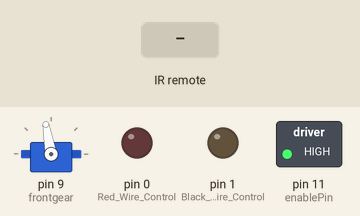
Simulated run of this sketch. Board: Arduino Uno, built with avr-gcc and run on an emulated ATmega328P. Shown: servo, switched loads named in the sketch (green lamp = pin HIGH), output pins drawn as LEDs (lit = HIGH). The test bench sets the inputs (shaded band).

Above: at 1.7 s.
1.8 s: infrared code 0xFF629D received
At 2.9 s:
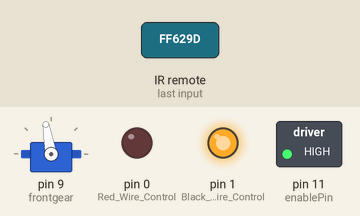
3.3 s: infrared code 0xFF02FD received
4.8 s: infrared code 0xFFA857 received
At 5.2 s:
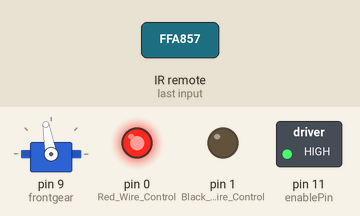
6.3 s: infrared code 0xFF4AB5 received
At 7.5 s:
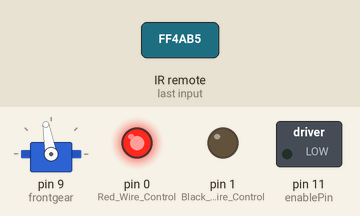
Timing chart, 0 to 8.8 s (numbered marks = the images above; inputs shaded):
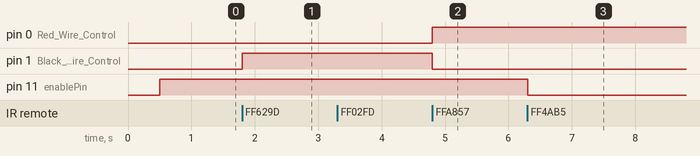

The sketch:

broc4.ino
```cpp
#include <IRremote.h>


#include <Servo.h>

/* BRoC
 Simplest version: move wheels for a second each way.
 Next: test the servo
 More functions as they are added.

 Code modeled on:
 Adafruit motor tutorial
 ping
 servo example code

  This version runs on Teensy 2.0. Pins will need to change for other
 boards. enablePin and servoPin must be able to do PWM
 */

int Red_Wire_Control = 0;
int Black_Wire_Control = 1;
int enablePin = 11;
int servoPin = 9;
boolean notfinished = true;
int ledpin=11;
Servo frontgear;
int frontgearpos = 0;
int frontgearadjust = 100; // we like 0 in the middle, also use this to compensate
int currentDistance = 0;
int irPin = 2;
IRrecv irrecv(irPin);
decode_results result;

void setup()
{
  pinMode(Red_Wire_Control, OUTPUT);
  pinMode(Black_Wire_Control, OUTPUT);
  pinMode(enablePin, OUTPUT);
  frontgear.attach(9);
  frontgear.write(frontgearadjust);
  delay(500);
  irrecv.enableIRIn();
}

void loop()
{
  if(notfinished){
    digitalWrite(ledpin, HIGH);
  int speed = 255;
  boolean dirn = HIGH;

   if (irrecv.decode(&result)) {
    switch(result.value){
      case 0xff629d: //fwd
          setMotor(speed, dirn);
          break;
      case 0xff02fd: //okront
          setMotor(0, dirn);
          break;
      case 0xffa857: //back
          setMotor(speed, !dirn);
          break;
      case 0xff4ab5: //0
          notfinished = false;
          digitalWrite(ledpin, LOW);
          break;
      case 0xff22dd: //left
          frontgearpos = min(frontgearpos + 30, 30);
          frontgear.write(frontgearpos + frontgearadjust);
          break;
     case 0xffc23d: //right
         frontgearpos = max(frontgearpos - 30, -30);
         frontgear.write(frontgearpos + frontgearadjust);
         break;
         //default:
         //nothing here right now
    }

    irrecv.resume(); // Receive the next value
   }
  }
}

void setMotor(int speed, boolean dirn)
{
  analogWrite(enablePin, speed);
  digitalWrite(Red_Wire_Control, !dirn);
  digitalWrite(Black_Wire_Control, dirn);
}
```

Measured:
- after the input at 1.8 s, pin 1 (Black_Wire_Control): LOW → HIGH at once
- after the input at 4.8 s, pin 0 (Red_Wire_Control): LOW → HIGH at once; pin 1 (Black_Wire_Control): HIGH → LOW at once
- after the input at 6.3 s, pin 11 (enablePin): HIGH → LOW at once
